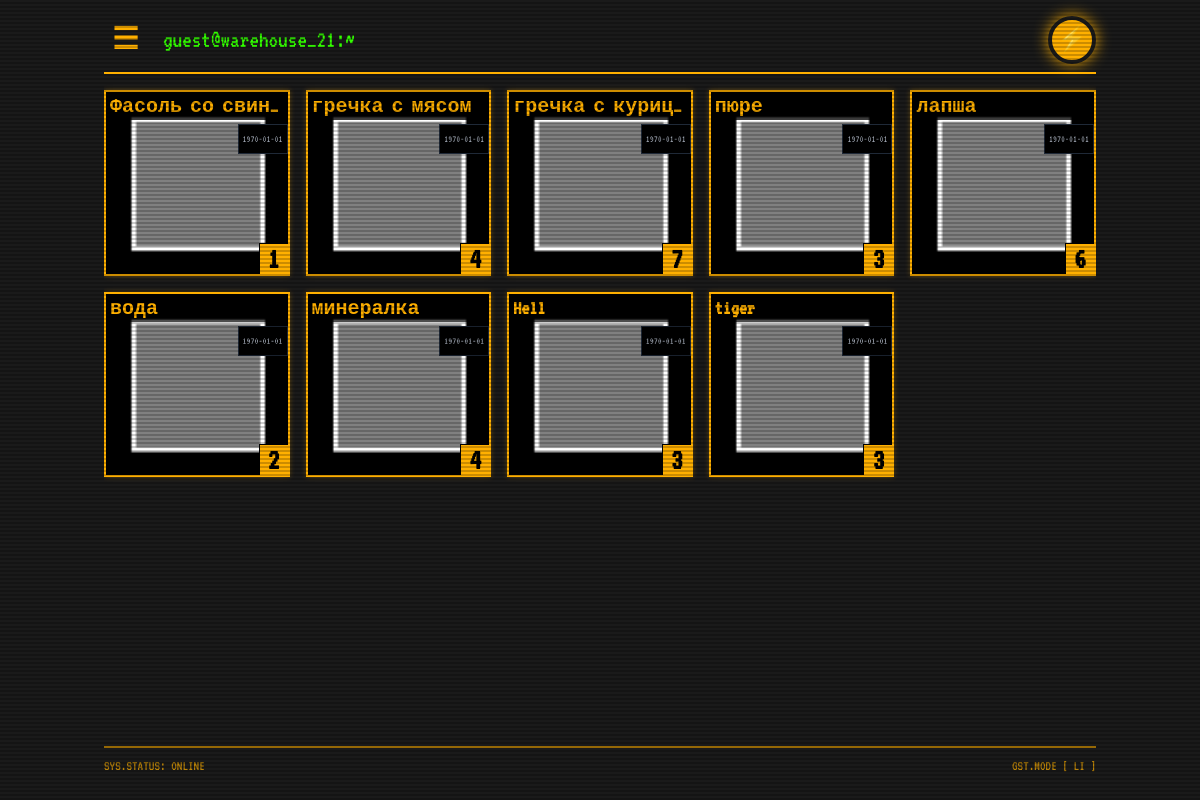
Before: / with the older database file.
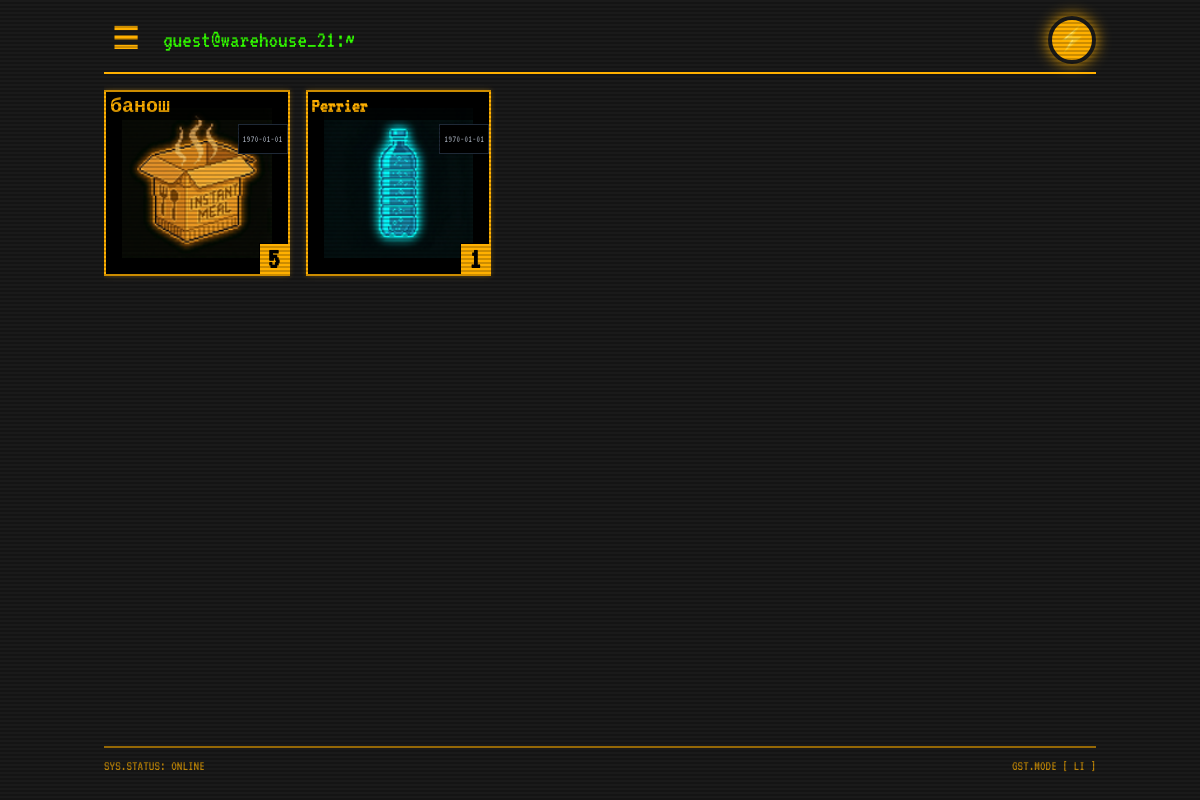
After: the same page with the newer database file.
### app/models.py (models this page shows)
class Item(Base):
    __tablename__ = "items"
    id = Column(Integer, primary_key=True, index=True)
    name = Column(String, index=True)
    quantity = Column(Integer, default=0)
    target_quantity = Column(Integer, default=0)
    icon_type = Column(String, default="pack_generic.png")
    expiry_date = Column(Date, nullable=True)
    subcategory = Column(String, nullable=True)
    category_id = Column(Integer, ForeignKey("categories.id"))
    category = relationship("Category", back_populates="items")

### app/main.py (the view)
@app.get("/", response_class=HTMLResponse)
async def read_root(request: Request, db: Session = Depends(deps.get_db)):
    if not db.query(models.User).filter(models.User.is_admin == True).first():
        return RedirectResponse(url="/setup")
    current_user = await deps.get_current_user(request, db)
    items_orm = crud.get_items(db)
    categories = db.query(models.Category).all()
    from fastapi.encoders import jsonable_encoder
    items_data = [jsonable_encoder(schemas.Item.from_orm(i)) for i in items_orm]
    cat_structure = {}
    for cat in categories:
        subs = {}
        for sub in cat.subcategories:
            subs[sub.slug] = {
                "id": sub.id,  # Add ID for CRUD operations
                "name": sub.name,
                "icon": sub.icon_path
            }
        cat_structure[cat.slug] = {
            "name": cat.name,
            "id": cat.id,
            "subs": subs
        }
    return templates.TemplateResponse("index.html", {
        "request": request,
        "items": items_data,
        "categories": categories,
        "user": current_user,
        "cat_structure": cat_structure
    })

### app/templates/index.html (shortened to what this page needs)
{% extends "base.html" %}
{% block header_left %}
<button @click="showSidebar = true"
    class="text-amber hover:text-white text-2xl md:text-3xl font-bold px-1 md:px-2 focus:outline-none">
    ☰
</button>
{% endblock %}
{% block terminal_path %}
<h1 class="text-base md:text-2xl font-mono text-terminalGreen whitespace-nowrap overflow-hidden text-ellipsis">
    <span x-text="getTerminalPath()"></span>
</h1>
{% endblock %}
{% block content %}
<div class="grid grid-cols-2 md:grid-cols-4 lg:grid-cols-5 gap-4 pb-20 pt-2">
    {% for item in items %}
    <div x-show="(currentTab === 'all' || currentTab === '{{ item.category_id }}') && (!currentSubTab || currentSubTab === '{{ item.subcategory }}')"
        @click="openEditModalId({{ item.id }})"
        class="aspect-square border-2 border-amber bg-black relative group hover:bg-[#222] transition-colors cursor-pointer overflow-hidden shadow-[0_0_5px_rgba(255,176,0,0.3)]">
        <img src="/static/icons/{{ item.icon_type }}?v=2" class="w-full h-full object-contain p-4"
            onerror="this.src='/static/icons/pack_generic.png'">
        <div
            class="absolute bottom-0 right-0 bg-amber text-black px-2 py-0 text-3xl font-bold leading-none border-t border-l border-black z-10">
            {{ item.quantity }}
        </div>
        <div
            class="absolute top-0 left-0 w-full bg-black bg-opacity-70 text-amber text-lg md:text-xl font-bold px-1 truncate z-10">
            {{ item.name }}
        </div>
        {% if item.expiry_date %}
        <div class="absolute top-8 right-0 text-[10px] text-gray-400 bg-black px-1 border border-gray-800">
            {{ item.expiry_date }}
        </div>
        {% endif %}
    </div>
    {% endfor %}
</div>
{% endblock %}

### app/templates/base.html (shortened to what this page needs)
<!DOCTYPE html>
<html lang="en">
<head>
    <script src="https://cdn.tailwindcss.com"></script>
    <link rel="stylesheet" href="/static/styles.css">
</head>
<body{% if request.url.path=='/' %} x-data="inventoryApp()" {% endif %}
    class="bg-[#1a1a1a] text-[#ffb000] min-h-screen relative font-mono text-xl">
    <div class="scanlines"></div>
    <div class="relative z-10 container mx-auto p-2 md:p-4 terminal-flicker min-h-screen flex flex-col">
        <header class="flex justify-between items-center border-b-2 border-[#ffb000] pb-2 mb-2 gap-2">
            <div class="flex items-center gap-2 md:gap-4 flex-grow min-w-0">
                <div id="header-left" class="flex-shrink-0">
                    {% block header_left %}{% endblock %}
                </div>
                {% block terminal_path %}{% endblock %}
            </div>
            <div class="flex-shrink-0">
                {% if request.url.path == '/' %}
                {% include "components/ai_overlay.html" ignore missing %}
                {% endif %}
            </div>
        </header>
        <main class="flex-grow overflow-auto">
            {% block content %}{% endblock %}
        </main>
        <footer
            class="mt-2 border-t-2 border-[#ffb000] pt-2 flex justify-between items-center text-xs md:text-sm opacity-70 pb-2">
            <div>SYS.STATUS: ONLINE</div>
            <div>
                {% if request.session.get("user_id") %}
                ADM.MODE [ <a href="/logout" class="hover:text-white">LO</a> ]
                {% else %}
                GST.MODE [ <a href="/login" class="hover:text-white">LI</a> ]
                {% endif %}
            </div>
        </footer>
    </div>
    </body>
</html>

### app/templates/components/ai_overlay.html (shortened to what this page needs)
<button @click="showChat = !showChat"
    class="bg-[#ffb000] text-black w-10 h-10 md:w-12 md:h-12 rounded-full flex items-center justify-center border-2 md:border-4 border-[#1a1a1a] shadow-[0_0_15px_#ffb000] hover:scale-110 transition-transform z-10 relative">
    <span class="text-xl md:text-2xl">⚡</span>
</button>

### app/static/styles.css (style rules this page uses)
:root { --color-bg: #1a1a1a; --color-primary: #ffb000; --color-secondary: #33ff00; --color-danger: #ff3300; --font-mono: 'VT323', monospace; }
body { font-family: var(--font-mono); background-color: var(--color-bg); color: var(--color-primary); overflow-x: hidden; }
.scanlines { background: linear-gradient( to bottom, rgba(255,255,255,0), rgba(255,255,255,0) 50%, rgba(0,0,0,0.2) 50%, rgba(0,0,0,0.2) ); background-size: 100% 4px; pointer-events: none; position: fixed; top: 0; left: 0; width: 100vw; height: 100vh; z-index: 50; }
.terminal-flicker { animation: flicker 0.15s infinite; }
.text-amber { color: var(--color-primary); }
.border-amber { border-color: var(--color-primary); }

Changed rows visible on the page:
removed Item: quantity "1", name "Фасоль со свин…", expiry_date "1970-01-01"
removed Item: quantity "4", name "гречка с мясом", expiry_date "1970-01-01"
removed Item: quantity "7", name "гречка с куриц…", expiry_date "1970-01-01"
removed Item: quantity "2", name "вода", expiry_date "1970-01-01"
removed Item: quantity "4", name "минералка", expiry_date "1970-01-01"
removed Item: quantity "3", name "Hell", expiry_date "1970-01-01"
removed Item: quantity "3", name "tiger", expiry_date "1970-01-01"
changed Item: icon_type: picture added in place of a placeholder; quantity "3" → "5"; name "пюре" → "банош"
changed Item: icon_type: picture added in place of a placeholder; quantity "6" → "1"; name "лапша" → "Perrier"
